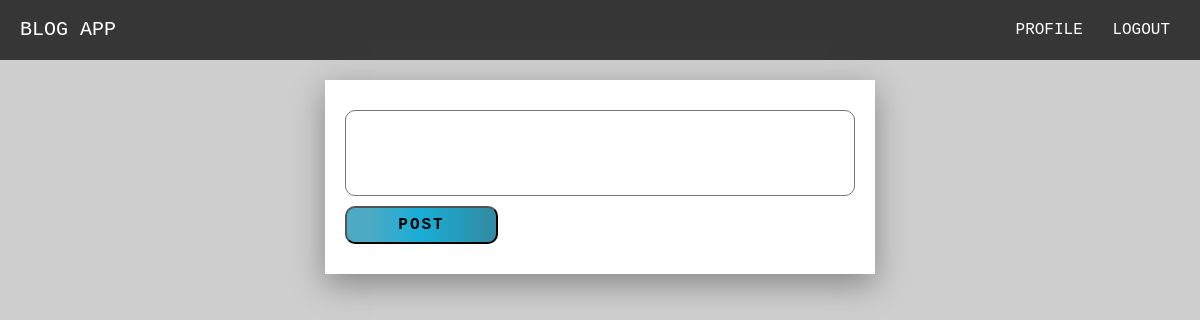
Page / (signed in) on the earlier database version.
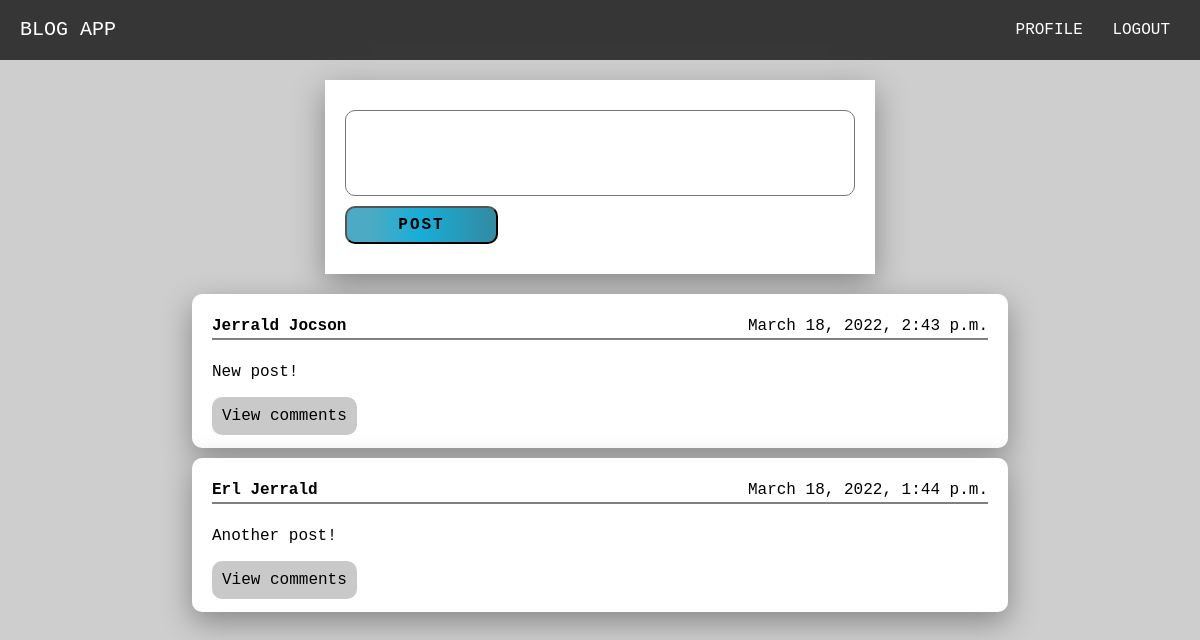
Same page on the later database version.
### post/models.py (models this page shows)
class Blog(models.Model):
    content = models.TextField(max_length=256)
    date = models.DateTimeField(default=now, editable=False)
    user_id = models.ForeignKey(User, on_delete=models.CASCADE)

### post/views.py (the view, shortened to what this page needs)
# urls.py: path('', index_view, name='home'),
@login_required
def index_view(request):
    blogs = Blog.objects.all().order_by('-date')
    return render(request, "index.html", {
        "title":"Home",
        "blogs":blogs
    })

### post/templates/index.html (shortened to what this page needs)
{% extends 'layout.html' %} {% block content %}
<form method="post">
  <div class="form-group">
    <textarea rows="3" class="form-control" name="content" required></textarea>
  </div>
  <div class="form-group">
    <input type="submit" value="POST" class="btn" />
  </div>
</form>
<div class="blogs-container">
  {% for blog in blogs %}
  <div>
    <header>
      <h4>{{ blog.user_id.first_name }} {{ blog.user_id.last_name}}</h4>
      <span>{{ blog.date }}</span>
    </header>
    <p>{{ blog.content}}</p>
    <a href="{% url 'comments-likes' blog_id=blog.id %}">View comments</a>
  </div>
  {% endfor %}
</div>
{% endblock %}

Differences in the rows shown:
added Blog: user_id.first_name "Jerrald", user_id.last_name "Jocson", date "March 18, 2022, 2:43 p.m.", content "New post!"
added Blog: user_id.first_name "Erl", user_id.last_name "Jerrald", date "March 18, 2022, 1:44 p.m.", content "Another post!"
